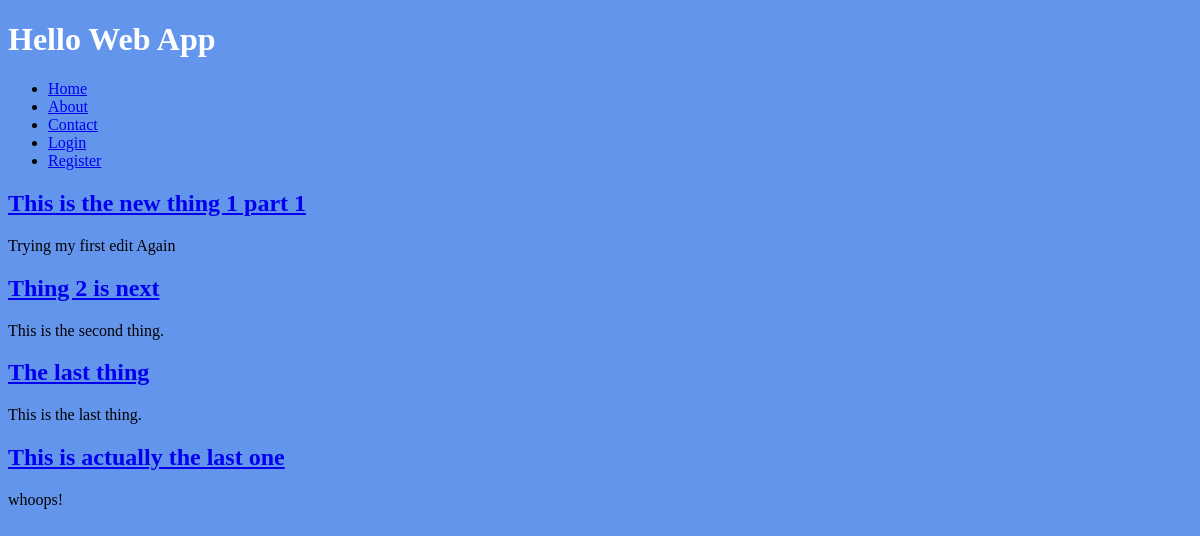
Before: / with the older database file.
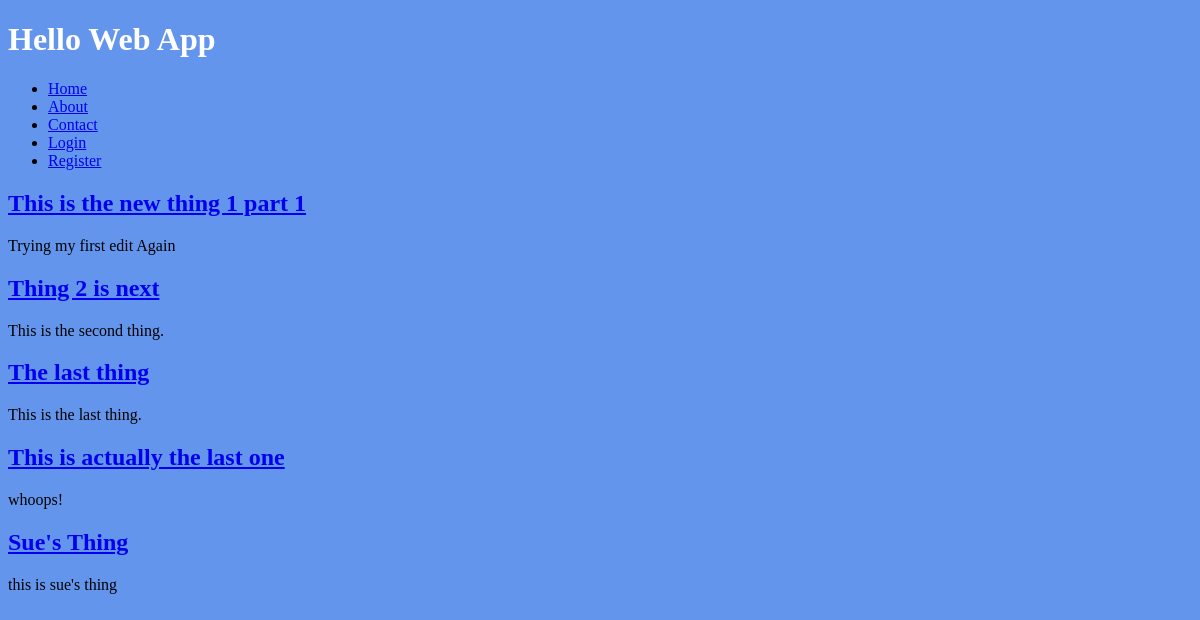
After: the same page with the newer database file.
### collection/models.py (models this page shows)
class Thing(models.Model):
    name = models.CharField(max_length=255)
    description = models.TextField()
    slug = models.SlugField(unique=True)
    user = models.OneToOneField(User, blank=True, null=True)

### collection/views.py (the view)
# urls.py: url(r'^$', views.index, name='home'),
def index(request):
    things = Thing.objects.all()
    return render(request, 'index.html', {
        'things': things,
    })

### collection/templates/index.html (shortened to what this page needs)
{% extends 'base.html' %}
{% block content %}
    {% for thing in things %}
    <h2>
        <a href="{% url 'thing_detail' slug=thing.slug %}">
            {{ thing.name }}
        </a>
    </h2>
    <p>{{ thing.description }}</p>
    {% endfor %}
{% endblock content %}

Changed rows visible on the page:
added Thing: name "Sue's Thing", description "this is sue's thing"
